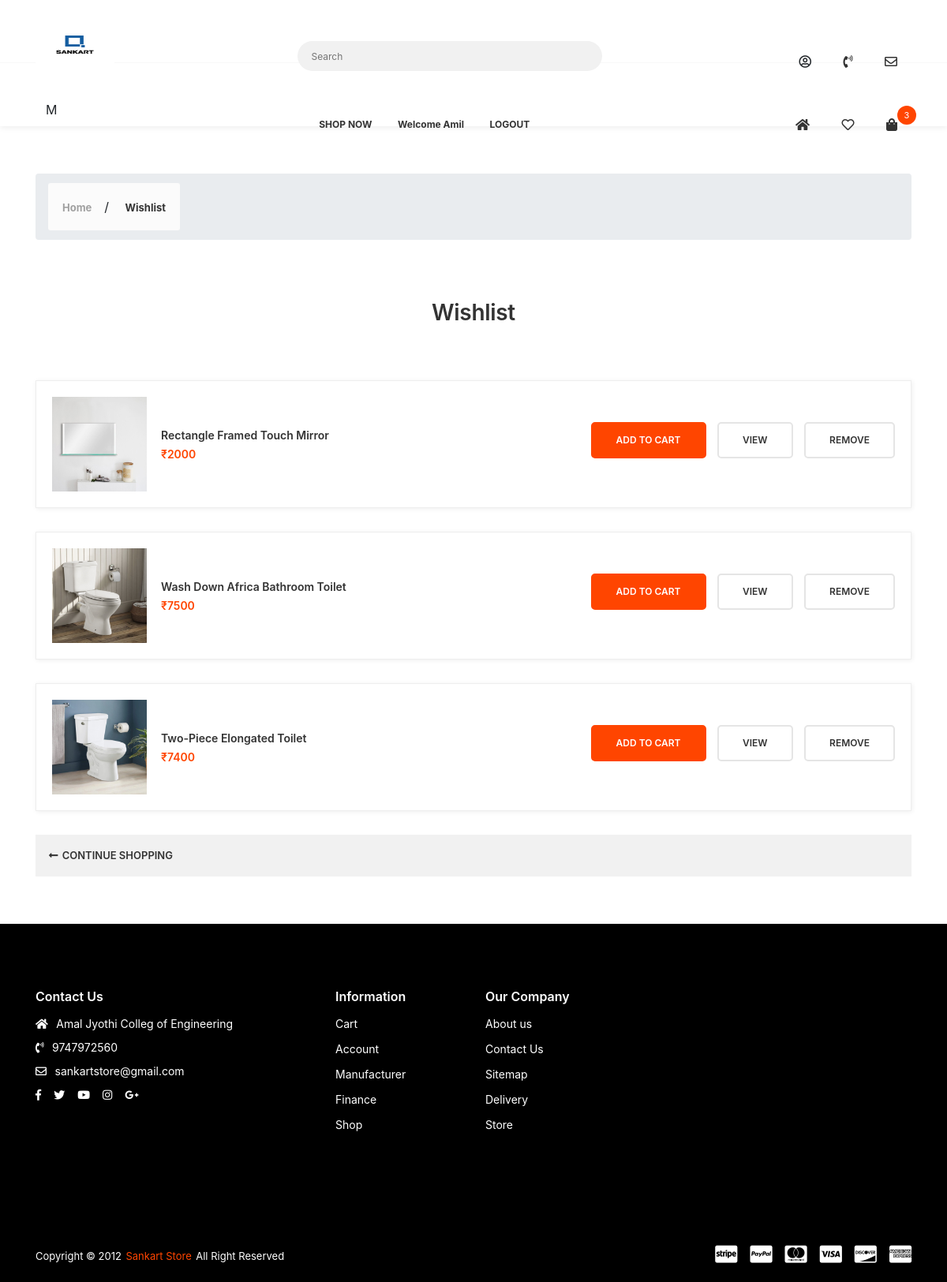
The app's page /wishlist/ (signed in), older data.
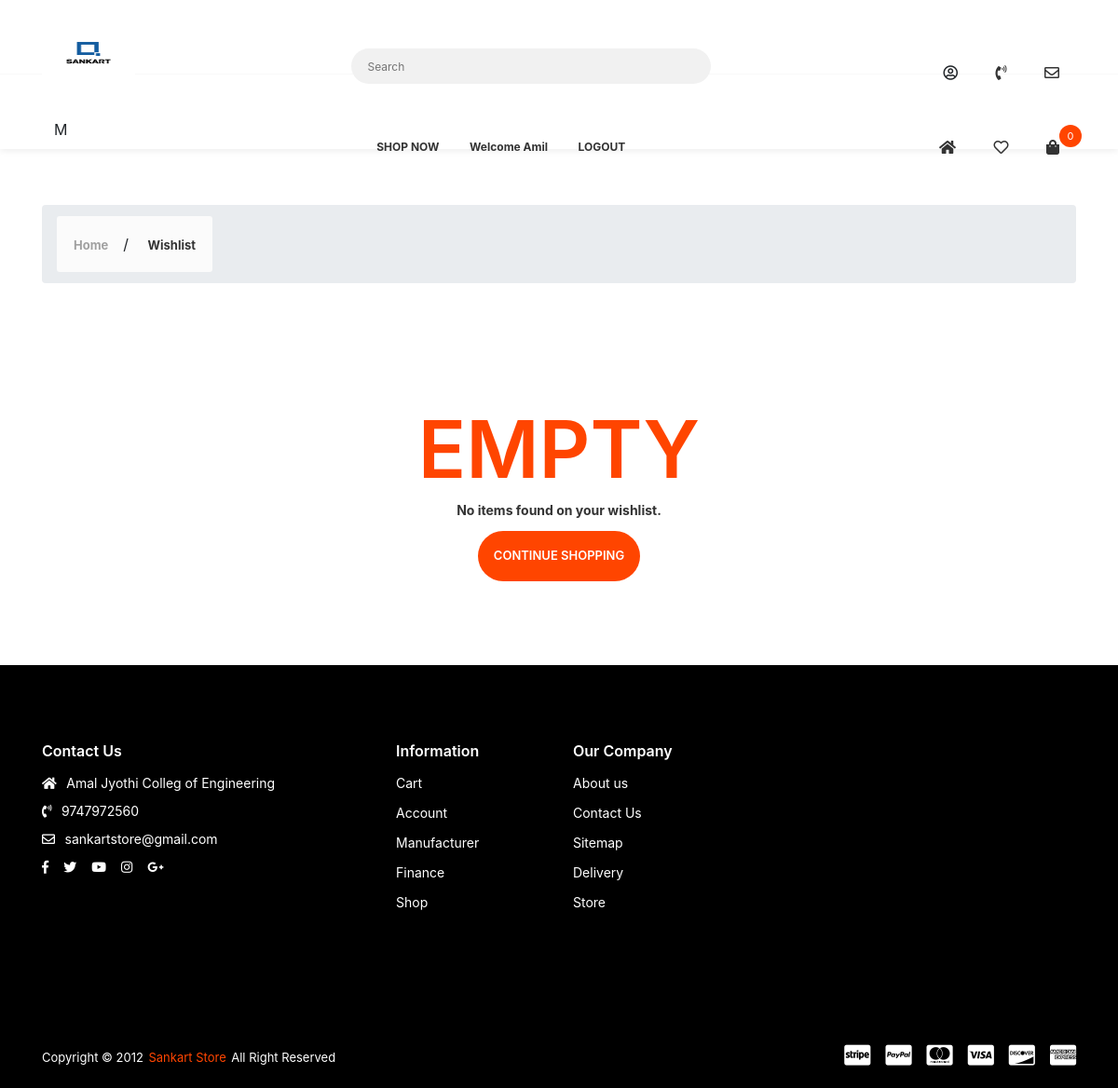
The same page, newer data.
### wishlist/models.py (models this page shows, shortened)
class WishlistItem(models.Model):
    user = models.ForeignKey(Account, on_delete=models.CASCADE, null=True)
    product = models.ForeignKey(Product, on_delete=models.CASCADE)
    variations = models.ManyToManyField(Variation, blank=True)
    wishlist = models.ForeignKey(Wishlist, on_delete=models.CASCADE, null=True)
    quantity = models.IntegerField()
    is_active = models.BooleanField(default=True)

### shop_app/models.py (models this page shows, shortened)
class Product(models.Model):
    product_name = models.CharField(max_length=200, unique=True)
    slug = models.SlugField(max_length=200, unique=True)
    description = models.TextField(max_length=500, blank=True)
    price = models.IntegerField()
    images = models.ImageField(upload_to='photos/product')
    display = models.ImageField(upload_to='photos/display',default="a3.png")
    display2 = models.ImageField(upload_to='photos/display', default="a3.png")
    display3 = models.ImageField(upload_to='photos/display', default="a3.png")
    category = models.ForeignKey(Category, on_delete=models.CASCADE)
    stock = models.IntegerField()
    color = models.ForeignKey(Color, on_delete=models.CASCADE,null=True, blank=True)
    brand = models.ForeignKey(Brand, on_delete=models.CASCADE,null=True, blank=True)
    design = models.ForeignKey(Design, on_delete=models.CASCADE,null=True, blank=True)
    dimensions = models.ForeignKey(Dimensions, on_delete=models.CASCADE,null=True, blank=True)
    is_available = models.BooleanField(default=True)
    is_featured = models.BooleanField(default=False)
    created_date = models.DateField(auto_now_add=True)
    modified_date = models.DateField(auto_now=True)
    def get_url(self):
        return reverse('product_detail', args=[self.category.slug, self.slug])

### wishlist/views.py (the view)
# urls.py: path('wishlist/', include('wishlist.urls')),
def wishlist(request, total=0, quantity=0, wishlist_item=None, wishlist_items=None):
    try:
        tax = 0
        grand_total = 0
        if request.user.is_authenticated:
            wishlist_items = WishlistItem.objects.filter(
                user=request.user, is_active=True)
        else:
            wishlist = Wishlist.objects.get(wishlist_id=_wishlist_id(request))
            wishlist_items = Wishlist.objects.filter(wishlist=wishlist, is_active=True)
        for wishlist_item in wishlist_items:
            total += (wishlist_item.product.price*wishlist_item.quantity)
            quantity += wishlist_item.quantity
        tax = (2*total)/100
        grand_total = total+tax
    except ObjectDoesNotExist:
        pass
    context = {
        'total': total,
        'quantity': quantity,
        'wishlist_items': wishlist_items,
        'tax': tax,
        'grand_total': grand_total
    }
    return render(request, 'wishlist.html', context)

### cart/context_processors.py (called while the page is built)
def counter(request):
    cart_count = 0
    if 'admin' in request.path:
        return {}
    else:
        try:
            cart = Cart.objects.filter(cart_id=_cart_id(request))
            if request.user.is_authenticated:
                cart_items = CartItem.objects.all().filter(user=request.user)
            else:
                cart_items = CartItem.objects.all().filter(cart=cart[:1])
            for cart_item in cart_items:
                cart_count += cart_item.quantity
        except Cart.DoesNotExist:
            cart_count = 0
    return dict(cart_count=cart_count)

### cart/views.py (called while the page is built)
def _cart_id(request):
    cart = request.session.session_key
    if not cart:
        cart = request.session.create()
    return cart

### shop_app/context_processors.py (called while the page is built)
def menu_links(request):
    links = Category.objects.all()
    return dict(links=links)

### wishlist/views.py (called while the page is built)
def _wishlist_id(request):
    wishlist = request.session.session_key
    if not wishlist:
        wishlist = request.session.create()
    return wishlist

### templates/wishlist.html (shortened to what the changed rows need)
{% extends 'base.html' %}
{% load static %}
{% block content %}
        <div class="app-content">
             {% if not wishlist_items %}
             <div class="u-s-p-y-60">
                <div class="section__content">
                    <div class="container">
                        <div class="row">
                            <div class="col-lg-12 col-md-12 u-s-m-b-30">
                                <div class="empty">
                                    <div class="empty__wrap">
                                        <span class="empty__big-text">EMPTY</span>
                                        <span class="empty__text-1">No items found on your wishlist.</span>
                                        <a class="empty__redirect-link btn--e-brand" href="{% url 'store' %}">CONTINUE SHOPPING</a></div>
                                </div>
                            </div>
                        </div>
                    </div>
                </div>
            </div>
            {% else %}
            <div class="u-s-p-b-60">
                <div class="section__intro u-s-m-b-60">
                    <div class="container">
                        <div class="row">
                            <div class="col-lg-12">
                                <div class="section__text-wrap">
                                    <h1 class="section__heading u-c-secondary">Wishlist</h1>
                                </div>
                            </div>
                        </div>
                    </div>
                </div>
                <div class="section__content">
                    <div class="container">
                        <div class="row">
                            <div class="col-lg-12 col-md-12 col-sm-12">
                                {% for wishlist_item in wishlist_items %}
                                <div class="w-r u-s-m-b-30">
                                    <div class="w-r__container">
                                        <div class="w-r__wrap-1">
                                            <div class="w-r__img-wrap">
                                                <img class="u-img-fluid" src="{{wishlist_item.product.images.url}}" alt=""></div>
                                            <div class="w-r__info">
                                                <span class="w-r__name">
                                                    <a href="product-detail.html">{{wishlist_item.product.product_name}}</a></span>
                                                <span class="w-r__price">₹{{wishlist_item.product.price}}
                                                </span>
                                            </div>
                                        </div>
                                        <div class="w-r__wrap-2">
                                            {% if wishlist_item.stock <= 0 %}
                                            <a class="w-r__link btn--e-brand-b-2" href="#">OUT OF STOCK</a>
                                            {% else %}
                                            <a class="w-r__link btn--e-brand-b-2" href="{% url 'add_cart' wishlist_item.product.id %}" data-modal="modal" data-modal-id="#add-to-cart">ADD TO CART</a>
                                            {% endif %}
                                            <a class="w-r__link btn--e-transparent-platinum-b-2" href="{{wishlist_item.product.get_url}}" >VIEW</a>
                                            <a class="w-r__link btn--e-transparent-platinum-b-2" href="{% url 'remove_wishlist_item' wishlist_item.product.id wishlist_item.id%}">REMOVE</a></div>
                                    </div>
                                </div>
                                {% endfor %}
                            </div>
                            <div class="col-lg-12">
                                <div class="route-box">
                                    <div class="route-box__g">
                                        <a class="route-box__link" href="{% url 'store' %}"><i class="fas fa-long-arrow-alt-left"></i>
                                            <span>CONTINUE SHOPPING</span></a></div>
                                </div>
                            </div>
                        </div>
                    </div>
                </div>
            </div>
            {% endif %}
        </div>
        {% endblock %}

### templates/base.html (shortened to what the changed rows need)
<!DOCTYPE html>
{% load static %}
<html class="no-js" lang="en">
<head>
    <link rel="stylesheet" href="{% static 'css/vendor.css' %}">
    <link rel="stylesheet" href="{% static 'css/utility.css' %}">
    <link rel="stylesheet" href="{% static 'css/app.css' %}">
    <link rel="stylesheet" href="https://stackpath.bootstrapcdn.com/bootstrap/4.5.2/css/bootstrap.min.css" integrity="sha384-UO2eT0CpHqdSJQ6hJty5KVphtPhzWj9WO1qwE
    sD65/3l3O1rX6IrYJoGUVAQJQa">
</head>
<body class="config">
    <div id="app">
        <header class="header--style-1 header--box-shadow">
            <nav class="secondary-nav-wrapper">
                <div class="container">
                    <div class="secondary-nav">
                        <div class="menu-init" id="navigation3">
                            <div class="ah-lg-mode">
                                <ul class="ah-list ah-list--design1 ah-list--link-color-secondary">
                                    <li class="has-dropdown">
                                        <a href="{% url 'cart' %}" class="mini-cart-shop-link" id="cart"><i class="fas fa-shopping-bag"></i>
                                            <span class="total-item-round">{{cart_count}}</span>
                                        </a>
                                    </li>
                                </ul>
                            </div>
                        </div>
                    </div>
                </div>
            </nav>
        </header>
        {% block content %}
        {% endblock %}
    </div>
</body>
</html>

Row changes from the older to the newer data that the page shows:
removed WishlistItem: product.images (picture), product.product_name "Rectangle Framed Touch Mirror", product.price "2000"
removed WishlistItem: product.images (picture), product.product_name "Wash Down Africa Bathroom Toilet", product.price "7500"
removed WishlistItem: product.images (picture), product.product_name "Two-Piece Elongated Toilet", product.price "7400"
Text that changed along with them:
{{ cart_count }}: "3" → "0"
text no longer shown: "Wishlist"
text now shown: "EMPTY No items found on your wishlist."
